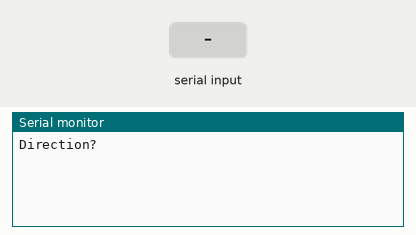
Recording of a sketch running on a simulated Arduino Mega 2560, built with avr-gcc and run on an emulated ATmega2560. Shown: the last lines printed to the serial monitor. The test bench sets the inputs (shaded band).

Above: at 4.2 s.
4.3 s: "1" received over Serial
At 6.4 s:
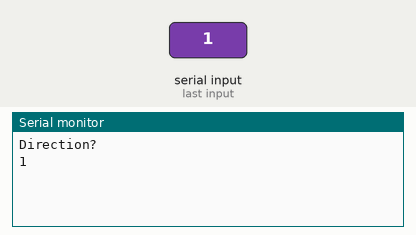
6.7 s: "0" received over Serial
At 8.1 s:
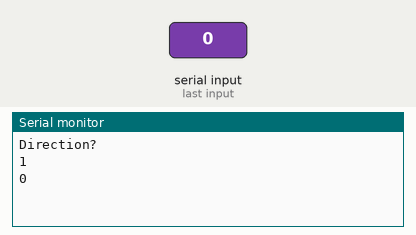
8.2 s: "2" received over Serial
At 9.7 s:
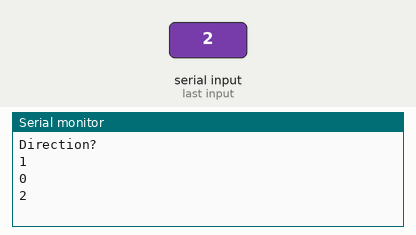

Measured:
- after the input at 4.3 s, the serial monitor: prints a new line after 1.0 s (image 1)
- after the input at 6.7 s, the serial monitor: prints a new line after 1.0 s (image 2)
- after the input at 8.2 s, the serial monitor: prints a new line after 1.0 s (image 3)

The sketch:

LEDboard_testsetup.ino
```cpp
/*leds[0] refers to 1st LED, leds[10] refers to 11th LED

   different cases for
*/

#include <FastLED.h>

#define N_LED_PIN   40
#define NE_LED_PIN   41
#define E_LED_PIN   42
#define SE_LED_PIN   43
#define S_LED_PIN   44
#define SW_LED_PIN   45
#define W_LED_PIN   46
#define NW_LED_PIN   47
#define Center_LED_PIN   48

#define NUM_LEDS    23 /*except for center, every direction has 23 LEDs*/
#define BRIGHTNESS  64
#define LED_TYPE    WS2812B
#define COLOR_ORDER GRB
CRGB N_leds[NUM_LEDS];
CRGB NE_leds[NUM_LEDS];
CRGB E_leds[NUM_LEDS];
CRGB SE_leds[NUM_LEDS];
CRGB S_leds[NUM_LEDS];
CRGB SW_leds[NUM_LEDS];
CRGB W_leds[NUM_LEDS];
CRGB NW_leds[NUM_LEDS];
CRGB Center_leds[NUM_LEDS];

bool questionPrinted = false;

void setup() {
  delay( 3000 ); // power-up safety delay
  FastLED.addLeds<LED_TYPE, N_LED_PIN, COLOR_ORDER>(N_leds, NUM_LEDS).setCorrection( TypicalLEDStrip );
  FastLED.addLeds<LED_TYPE, NE_LED_PIN, COLOR_ORDER>(NE_leds, NUM_LEDS).setCorrection( TypicalLEDStrip );
  FastLED.addLeds<LED_TYPE, E_LED_PIN, COLOR_ORDER>(E_leds, NUM_LEDS).setCorrection( TypicalLEDStrip );
  FastLED.addLeds<LED_TYPE, SE_LED_PIN, COLOR_ORDER>(SE_leds, NUM_LEDS).setCorrection( TypicalLEDStrip );
  FastLED.addLeds<LED_TYPE, S_LED_PIN, COLOR_ORDER>(S_leds, NUM_LEDS).setCorrection( TypicalLEDStrip );
  FastLED.addLeds<LED_TYPE, SW_LED_PIN, COLOR_ORDER>(SW_leds, NUM_LEDS).setCorrection( TypicalLEDStrip );
  FastLED.addLeds<LED_TYPE, W_LED_PIN, COLOR_ORDER>(W_leds, NUM_LEDS).setCorrection( TypicalLEDStrip );
  FastLED.addLeds<LED_TYPE, NW_LED_PIN, COLOR_ORDER>(NW_leds, NUM_LEDS).setCorrection( TypicalLEDStrip );
  FastLED.addLeds<LED_TYPE, Center_LED_PIN, COLOR_ORDER>(Center_leds, NUM_LEDS).setCorrection( TypicalLEDStrip );

  FastLED.setBrightness(  BRIGHTNESS );
  Serial.begin(9600);

}

void loop() {
  Serial.flush();
  String ent = Serial.readString();

  if (questionPrinted == false) {
    Serial.println("Direction?");
    questionPrinted = true;
  }
  else if (questionPrinted == true){
    Serial.println(ent);
    }
  }

  /*Add direction and degree entry*/
  //Serial.println("Direction?");
  //Serial.println("Degree?");

  //NW_leds[5] = CRGB::Pink; FastLED.show(); //delay(100);
  //SW_leds[5] = CRGB::Black; FastLED.show(); delay(100);
```
